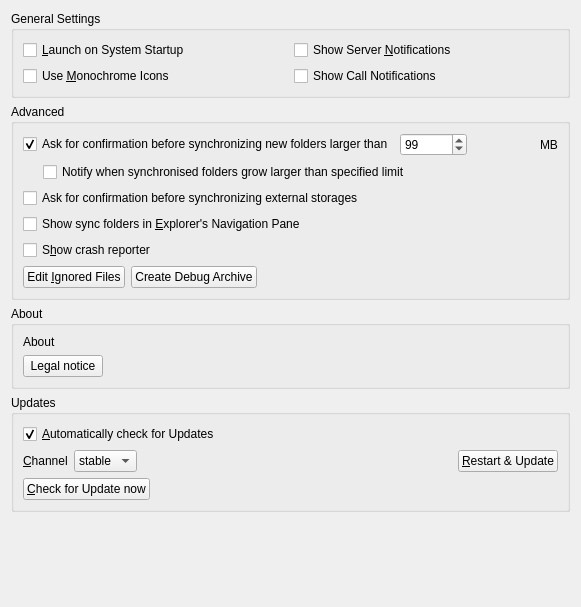
<?xml version="1.0" encoding="UTF-8"?>
<ui version="4.0">
 <class>OCC::GeneralSettings</class>
 <widget class="QWidget" name="OCC::GeneralSettings">
  <property name="geometry">
   <rect>
    <x>0</x>
    <y>0</y>
    <width>581</width>
    <height>607</height>
   </rect>
  </property>
  <property name="windowTitle">
   <string notr="true">Form</string>
  </property>
  <layout class="QGridLayout" name="gridLayout_3">
   <item row="2" column="0">
    <widget class="QGroupBox" name="aboutGroupBox">
     <property name="title">
      <string>About</string>
     </property>
     <layout class="QVBoxLayout" name="verticalLayout_3">
      <item>
       <widget class="QLabel" name="aboutLabel">
        <property name="sizePolicy">
         <sizepolicy hsizetype="Preferred" vsizetype="Minimum">
          <horstretch>0</horstretch>
          <verstretch>0</verstretch>
         </sizepolicy>
        </property>
        <property name="text">
         <string>About</string>
        </property>
       </widget>
      </item>
      <item>
       <layout class="QHBoxLayout" name="horizontalLayout_6">
        <item>
         <widget class="QPushButton" name="legalNoticeButton">
          <property name="text">
           <string>Legal notice</string>
          </property>
         </widget>
        </item>
        <item>
         <spacer name="horizontalSpacer_2">
          <property name="orientation">
           <enum>Qt::Horizontal</enum>
          </property>
          <property name="sizeHint" stdset="0">
           <size>
            <width>40</width>
            <height>20</height>
           </size>
          </property>
         </spacer>
        </item>
       </layout>
      </item>
     </layout>
    </widget>
   </item>
   <item row="0" column="0">
    <widget class="QGroupBox" name="generalGroupBox">
     <property name="title">
      <string>General Settings</string>
     </property>
     <layout class="QGridLayout" name="gridLayout_2">
      <item row="1" column="0">
       <widget class="QCheckBox" name="monoIconsCheckBox">
        <property name="toolTip">
         <string>For System Tray</string>
        </property>
        <property name="text">
         <string>Use &amp;Monochrome Icons</string>
        </property>
       </widget>
      </item>
      <item row="0" column="0">
       <widget class="QCheckBox" name="autostartCheckBox">
        <property name="text">
         <string>&amp;Launch on System Startup</string>
        </property>
       </widget>
      </item>
      <item row="0" column="1">
       <widget class="QCheckBox" name="serverNotificationsCheckBox">
        <property name="text">
         <string>Show Server &amp;Notifications</string>
        </property>
       </widget>
      </item>
      <item row="1" column="1">
       <widget class="QCheckBox" name="callNotificationsCheckBox">
        <property name="text">
         <string>Show Call Notifications</string>
        </property>
       </widget>
      </item>
     </layout>
    </widget>
   </item>
   <item row="3" column="0">
    <widget class="QGroupBox" name="updatesGroupBox">
     <property name="title">
      <string>Updates</string>
     </property>
     <layout class="QVBoxLayout" name="verticalLayout_2">
      <item>
       <layout class="QHBoxLayout" name="horizontalLayout_11">
        <item>
         <widget class="QCheckBox" name="autoCheckForUpdatesCheckBox">
          <property name="text">
           <string>&amp;Automatically check for Updates</string>
          </property>
          <property name="checked">
           <bool>true</bool>
          </property>
         </widget>
        </item>
       </layout>
      </item>
      <item>
       <layout class="QHBoxLayout" name="horizontalLayout_2">
        <item>
         <widget class="QLabel" name="updateChannelLabel">
          <property name="sizePolicy">
           <sizepolicy hsizetype="Maximum" vsizetype="Preferred">
            <horstretch>0</horstretch>
            <verstretch>0</verstretch>
           </sizepolicy>
          </property>
          <property name="text">
           <string>&amp;Channel</string>
          </property>
          <property name="buddy">
           <cstring>updateChannel</cstring>
          </property>
         </widget>
        </item>
        <item>
         <widget class="QComboBox" name="updateChannel">
          <property name="sizePolicy">
           <sizepolicy hsizetype="Maximum" vsizetype="Fixed">
            <horstretch>0</horstretch>
            <verstretch>0</verstretch>
           </sizepolicy>
          </property>
          <item>
           <property name="text">
            <string>stable</string>
           </property>
          </item>
          <item>
           <property name="text">
            <string>beta</string>
           </property>
          </item>
         </widget>
        </item>
        <item>
         <widget class="QLabel" name="updateStateLabel">
          <property name="text">
           <string/>
          </property>
          <property name="wordWrap">
           <bool>true</bool>
          </property>
          <property name="openExternalLinks">
           <bool>true</bool>
          </property>
         </widget>
        </item>
        <item>
         <widget class="QPushButton" name="restartButton">
          <property name="sizePolicy">
           <sizepolicy hsizetype="Maximum" vsizetype="Fixed">
            <horstretch>0</horstretch>
            <verstretch>0</verstretch>
           </sizepolicy>
          </property>
          <property name="text">
           <string>&amp;Restart &amp;&amp; Update</string>
          </property>
         </widget>
        </item>
       </layout>
      </item>
      <item>
       <widget class="QPushButton" name="updateButton">
        <property name="sizePolicy">
         <sizepolicy hsizetype="Maximum" vsizetype="Fixed">
          <horstretch>0</horstretch>
          <verstretch>0</verstretch>
         </sizepolicy>
        </property>
        <property name="text">
         <string>&amp;Check for Update now</string>
        </property>
       </widget>
      </item>
     </layout>
    </widget>
   </item>
   <item row="4" column="0">
    <spacer name="verticalSpacer">
     <property name="orientation">
      <enum>Qt::Vertical</enum>
     </property>
     <property name="sizeHint" stdset="0">
      <size>
       <width>20</width>
       <height>0</height>
      </size>
     </property>
    </spacer>
   </item>
   <item row="1" column="0">
    <widget class="QGroupBox" name="groupBox">
     <property name="title">
      <string>Advanced</string>
     </property>
     <layout class="QVBoxLayout" name="verticalLayout">
      <item>
       <layout class="QVBoxLayout" name="verticalLayout_4">
        <item>
         <layout class="QHBoxLayout" name="horizontalLayout_3">
          <item>
           <widget class="QCheckBox" name="newFolderLimitCheckBox">
            <property name="text">
             <string>Ask for confirmation before synchronizing new folders larger than</string>
            </property>
            <property name="checked">
             <bool>true</bool>
            </property>
           </widget>
          </item>
          <item>
           <widget class="QSpinBox" name="newFolderLimitSpinBox">
            <property name="maximum">
             <number>999999</number>
            </property>
            <property name="value">
             <number>99</number>
            </property>
           </widget>
          </item>
          <item>
           <spacer name="horizontalSpacer">
            <property name="orientation">
             <enum>Qt::Horizontal</enum>
            </property>
            <property name="sizeHint" stdset="0">
             <size>
              <width>40</width>
              <height>20</height>
             </size>
            </property>
           </spacer>
          </item>
          <item>
           <widget class="QLabel" name="label">
            <property name="text">
             <string extracomment="Trailing part of &quot;Ask confirmation before syncing folder larger than&quot; ">MB</string>
            </property>
           </widget>
          </item>
         </layout>
        </item>
        <item>
         <layout class="QHBoxLayout" name="horizontalLayout_5">
          <item>
           <spacer name="horizontalSpacer_3">
            <property name="orientation">
             <enum>Qt::Horizontal</enum>
            </property>
            <property name="sizeType">
             <enum>QSizePolicy::Fixed</enum>
            </property>
            <property name="sizeHint" stdset="0">
             <size>
              <width>20</width>
              <height>20</height>
             </size>
            </property>
           </spacer>
          </item>
          <item>
           <widget class="QCheckBox" name="existingFolderLimitCheckBox">
            <property name="text">
             <string>Notify when synchronised folders grow larger than specified limit</string>
            </property>
           </widget>
          </item>
         </layout>
        </item>
       </layout>
      </item>
      <item>
       <layout class="QHBoxLayout" name="horizontalLayout_8">
        <item>
         <widget class="QCheckBox" name="newExternalStorage">
          <property name="text">
           <string>Ask for confirmation before synchronizing external storages</string>
          </property>
         </widget>
        </item>
       </layout>
      </item>
      <item>
       <layout class="QHBoxLayout" name="horizontalLayout_10">
        <item>
         <widget class="QCheckBox" name="showInExplorerNavigationPaneCheckBox">
          <property name="text">
           <string>Show sync folders in &amp;Explorer's Navigation Pane</string>
          </property>
         </widget>
        </item>
       </layout>
      </item>
      <item>
       <layout class="QHBoxLayout" name="horizontalLayout_9">
        <item>
         <widget class="QCheckBox" name="crashreporterCheckBox">
          <property name="sizePolicy">
           <sizepolicy hsizetype="MinimumExpanding" vsizetype="Fixed">
            <horstretch>0</horstretch>
            <verstretch>0</verstretch>
           </sizepolicy>
          </property>
          <property name="text">
           <string>S&amp;how crash reporter</string>
          </property>
         </widget>
        </item>
       </layout>
      </item>
      <item>
       <layout class="QHBoxLayout" name="horizontalLayout_4">
        <item>
         <widget class="QPushButton" name="ignoredFilesButton">
          <property name="text">
           <string>Edit &amp;Ignored Files</string>
          </property>
         </widget>
        </item>
        <item>
         <widget class="QPushButton" name="debugArchiveButton">
          <property name="text">
           <string>Create Debug Archive</string>
          </property>
         </widget>
        </item>
        <item>
         <spacer name="horizontalSpacer_4">
          <property name="orientation">
           <enum>Qt::Horizontal</enum>
          </property>
          <property name="sizeHint" stdset="0">
           <size>
            <width>555</width>
            <height>20</height>
           </size>
          </property>
         </spacer>
        </item>
       </layout>
      </item>
     </layout>
    </widget>
   </item>
  </layout>
 </widget>
 <tabstops>
  <tabstop>autostartCheckBox</tabstop>
  <tabstop>serverNotificationsCheckBox</tabstop>
  <tabstop>monoIconsCheckBox</tabstop>
  <tabstop>ignoredFilesButton</tabstop>
  <tabstop>newFolderLimitCheckBox</tabstop>
  <tabstop>newFolderLimitSpinBox</tabstop>
  <tabstop>crashreporterCheckBox</tabstop>
  <tabstop>autoCheckForUpdatesCheckBox</tabstop>
  <tabstop>restartButton</tabstop>
 </tabstops>
 <resources/>
 <connections>
  <connection>
   <sender>newFolderLimitCheckBox</sender>
   <signal>toggled(bool)</signal>
   <receiver>newFolderLimitSpinBox</receiver>
   <slot>setEnabled(bool)</slot>
   <hints>
    <hint type="sourcelabel">
     <x>247</x>
     <y>188</y>
    </hint>
    <hint type="destinationlabel">
     <x>497</x>
     <y>190</y>
    </hint>
   </hints>
  </connection>
 </connections>
</ui>
